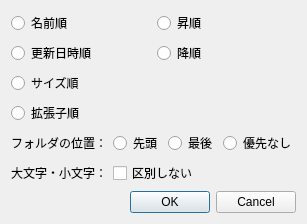
<?xml version="1.0" encoding="UTF-8"?>
<ui version="4.0">
 <class>SortDialog</class>
 <widget class="QDialog" name="SortDialog">
  <property name="geometry">
   <rect>
    <x>0</x>
    <y>0</y>
    <width>273</width>
    <height>185</height>
   </rect>
  </property>
  <property name="windowTitle">
   <string>ソート方法を選択</string>
  </property>
  <layout class="QGridLayout" name="gridLayout">
   <item row="0" column="0">
    <layout class="QVBoxLayout" name="verticalLayout">
     <item>
      <widget class="QRadioButton" name="sortByName">
       <property name="text">
        <string>名前順</string>
       </property>
       <attribute name="buttonGroup">
        <string notr="true">buttonGroup</string>
       </attribute>
      </widget>
     </item>
     <item>
      <widget class="QRadioButton" name="sortByDate">
       <property name="text">
        <string>更新日時順</string>
       </property>
       <attribute name="buttonGroup">
        <string notr="true">buttonGroup</string>
       </attribute>
      </widget>
     </item>
     <item>
      <widget class="QRadioButton" name="sortBySize">
       <property name="text">
        <string>サイズ順</string>
       </property>
       <attribute name="buttonGroup">
        <string notr="true">buttonGroup</string>
       </attribute>
      </widget>
     </item>
     <item>
      <widget class="QRadioButton" name="sortByType">
       <property name="text">
        <string>拡張子順</string>
       </property>
       <attribute name="buttonGroup">
        <string notr="true">buttonGroup</string>
       </attribute>
      </widget>
     </item>
    </layout>
   </item>
   <item row="0" column="1">
    <layout class="QVBoxLayout" name="verticalLayout_2">
     <item>
      <widget class="QRadioButton" name="orderAsc">
       <property name="text">
        <string>昇順</string>
       </property>
       <attribute name="buttonGroup">
        <string notr="true">buttonGroup_2</string>
       </attribute>
      </widget>
     </item>
     <item>
      <widget class="QRadioButton" name="orderDesc">
       <property name="text">
        <string>降順</string>
       </property>
       <attribute name="buttonGroup">
        <string notr="true">buttonGroup_2</string>
       </attribute>
      </widget>
     </item>
     <item>
      <spacer name="verticalSpacer">
       <property name="orientation">
        <enum>Qt::Vertical</enum>
       </property>
       <property name="sizeHint" stdset="0">
        <size>
         <width>20</width>
         <height>40</height>
        </size>
       </property>
      </spacer>
     </item>
    </layout>
   </item>
   <item row="1" column="0" colspan="2">
    <layout class="QHBoxLayout" name="horizontalLayout">
     <item>
      <widget class="QLabel" name="label">
       <property name="text">
        <string>フォルダの位置：</string>
       </property>
      </widget>
     </item>
     <item>
      <widget class="QRadioButton" name="dirsFirst">
       <property name="text">
        <string>先頭</string>
       </property>
       <attribute name="buttonGroup">
        <string notr="true">buttonGroup_3</string>
       </attribute>
      </widget>
     </item>
     <item>
      <widget class="QRadioButton" name="dirsLast">
       <property name="text">
        <string>最後</string>
       </property>
       <attribute name="buttonGroup">
        <string notr="true">buttonGroup_3</string>
       </attribute>
      </widget>
     </item>
     <item>
      <widget class="QRadioButton" name="dirsDefault">
       <property name="text">
        <string>優先なし</string>
       </property>
       <attribute name="buttonGroup">
        <string notr="true">buttonGroup_3</string>
       </attribute>
      </widget>
     </item>
    </layout>
   </item>
   <item row="2" column="0" colspan="2">
    <layout class="QHBoxLayout" name="horizontalLayout_2">
     <item>
      <widget class="QLabel" name="label_2">
       <property name="text">
        <string>大文字・小文字：</string>
       </property>
      </widget>
     </item>
     <item>
      <widget class="QCheckBox" name="ignoreCase">
       <property name="text">
        <string>区別しない</string>
       </property>
      </widget>
     </item>
     <item>
      <spacer name="horizontalSpacer">
       <property name="orientation">
        <enum>Qt::Horizontal</enum>
       </property>
       <property name="sizeHint" stdset="0">
        <size>
         <width>40</width>
         <height>20</height>
        </size>
       </property>
      </spacer>
     </item>
    </layout>
   </item>
   <item row="3" column="0" colspan="2">
    <widget class="QDialogButtonBox" name="buttonBox">
     <property name="orientation">
      <enum>Qt::Horizontal</enum>
     </property>
     <property name="standardButtons">
      <set>QDialogButtonBox::Cancel|QDialogButtonBox::Ok</set>
     </property>
    </widget>
   </item>
  </layout>
 </widget>
 <tabstops>
  <tabstop>sortByName</tabstop>
  <tabstop>sortByDate</tabstop>
  <tabstop>sortBySize</tabstop>
  <tabstop>sortByType</tabstop>
  <tabstop>orderAsc</tabstop>
  <tabstop>orderDesc</tabstop>
  <tabstop>dirsFirst</tabstop>
  <tabstop>dirsLast</tabstop>
  <tabstop>dirsDefault</tabstop>
  <tabstop>ignoreCase</tabstop>
 </tabstops>
 <resources/>
 <connections>
  <connection>
   <sender>buttonBox</sender>
   <signal>accepted()</signal>
   <receiver>SortDialog</receiver>
   <slot>accept()</slot>
   <hints>
    <hint type="sourcelabel">
     <x>248</x>
     <y>254</y>
    </hint>
    <hint type="destinationlabel">
     <x>157</x>
     <y>274</y>
    </hint>
   </hints>
  </connection>
  <connection>
   <sender>buttonBox</sender>
   <signal>rejected()</signal>
   <receiver>SortDialog</receiver>
   <slot>reject()</slot>
   <hints>
    <hint type="sourcelabel">
     <x>316</x>
     <y>260</y>
    </hint>
    <hint type="destinationlabel">
     <x>286</x>
     <y>274</y>
    </hint>
   </hints>
  </connection>
 </connections>
 <buttongroups>
  <buttongroup name="buttonGroup_2"/>
  <buttongroup name="buttonGroup_3"/>
  <buttongroup name="buttonGroup"/>
 </buttongroups>
</ui>
